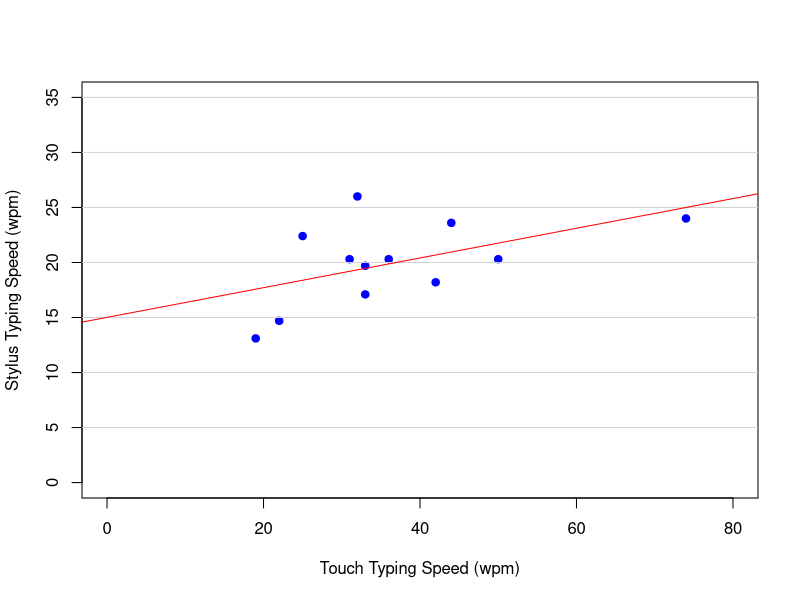
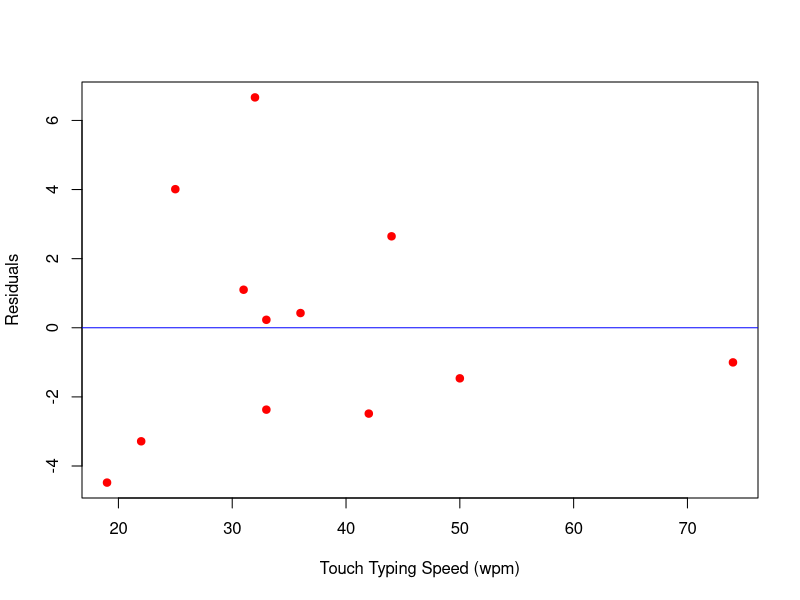
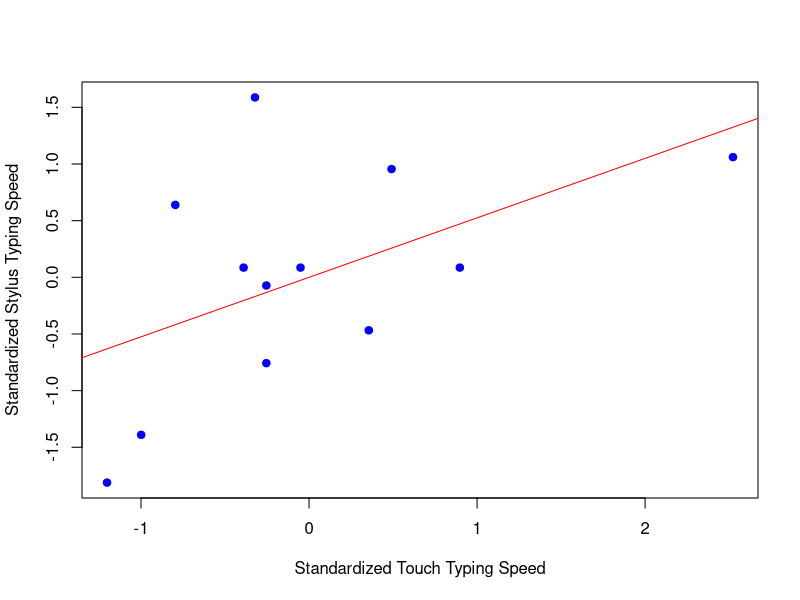

Here is the R script that generated these plots, in order:
stylus_typing_speed <- c(18.2, 23.6, 26, 20.3, 20.3, 17.1, 24, 14.7, 20.3, 19.7, 22.4, 13.1)
touch_typing_speed <- c(42, 44, 32, 50, 36, 33, 74, 22, 31, 33, 25, 19)

# Exercise 3.1 Construct a data frame called D containing the variables reported in the table showed in Figure 7.12 of the assignment pdf.

typing_speed_df <- data.frame(stylus_typing_speed, touch_typing_speed)


# Exercise 3.2 Reproduce the graphical representation shown in Figure 7.12 according to all its details (use all necessary arguments of the graphical function to obtain a copy of this graphical representation).

# Plot your data
plot(typing_speed_df$touch_typing_speed, typing_speed_df$stylus_typing_speed,
    xlab = "Touch Typing Speed (wpm)", ylab = "Stylus Typing Speed (wpm)",
    col = "blue", pch = 19, xlim = c(0, 80), ylim = c(0, 35)
)

# Get the y-axis tick locations
y_ticks <- c(5, 10, 15, 20, 25, 30, 35)

# Add a horizontal line at each y tick
for (y in y_ticks) {
    abline(h = y, col = "lightgray")
}

# Exercise 3.3 Run a regression model analysis by using TTS (Touch Typing Speed) as independent variable and STS (Stylus Tapping Speed) as dependent variable. Comment the result of the analysis and superimpose the estimated regression line on the previous graphical representation (Ex. 3.2).

reg_model <- lm(stylus_typing_speed ~ touch_typing_speed)
lm_summary <- summary(reg_model)

print(lm_summary)
abline(reg_model, col = "red")

# ! Description of the output of the regression model

# A slope of 0.13 shows a positive relationship, however the p-value of 0.07 is not significant at the 0.05 level. This means that we cannot reject the null hypothesis that the slope is equal to 0.
# With a R-squared of 0.27 we can say that 27% of the variance in the stylus typing speed can be explained by the touch typing speed.
# In practice the role of our independent variable is not clear at all.
# If we wanted to calculate a pearson correlation using the R-squared index, we would get a value of 0.52 by taking the square root, which is a moderate correlation.

# Exercise 3.4 Extract the residuals of the regression model and plot them as a function of the independent variable. Moreover use the abline() function to represent the theoretical line corresponding to the abscissa (x-axis of the Cartesian plane). Note that if the residuals are correctly represented in the linear regression model, then the pair (xi,ei) should be randomly located around this line.

residuals <- lm_summary$residuals
plot(typing_speed_df$touch_typing_speed, residuals, xlab = "Touch Typing Speed (wpm)", ylab = "Residuals", col = "red", pch = 19)
abline(h = 0, col = "blue")

# Exercise 3.5 The function pt(tx,df) in the R environment can be used to integrate the t-distribution with df degrees of freedom from -∞ to the numerical value tx, that is to say, it computes the area under the curve (represented by a t-distribution with df degrees of freedom) from -∞ to the numerical value tx. Use this function to compute the p-values for the beta0 parameter and beta parameter under the assumption that the null hypotheses are: H01 (beta0 = 0), H02 (beta = 1). Use the output of the linear regression analysis (see Ex. 3.4) to set the arguments of the pt()function. Comment the results and provide an interpretation for the null regression model defined by the two hypotheses H01 and H02.

lm_coefficients <- lm_summary$coefficients
t_beta0 <- lm_coefficients[1, 3]
df <- lm_summary$df[2] # Taken by accessing the output of the summary function
p_value_beta0 <- 2 * (1 - pt(t_beta0, df = df))
print(p_value_beta0)

t_beta <- lm_coefficients[2, 1]
standard_error_beta <- lm_coefficients[2, 2]
h0_beta <- 1
new_t <- (t_beta - h0_beta) / standard_error_beta
p_value_beta <- 2 * (pt(new_t, df = df)) # Two-tailed test
print(p_value_beta)


# Exercise 3.6 Run a new regression analysis this time on the standardized values of the two variables TTS and STS. Comment the results (including the inferential decisions) of the new analysis and provide a new graphical representation showing the relation between the two variables and the corresponding linear regression model. Verify that the sample correlation between TTS and STS corresponds to the new estimated slope in the linear regression. Finally, re-compute the p-values under the null hypotheses defined in Ex. 3.5. Comments the new inferential results.

std_tts <- scale(typing_speed_df$touch_typing_speed)
std_sts <- scale(typing_speed_df$stylus_typing_speed)

std_reg_model <- lm(std_sts ~ std_tts)
std_lm_summary <- summary(std_reg_model)

print(std_lm_summary)

plot(std_tts, std_sts, xlab = "Standardized Touch Typing Speed", ylab = "Standardized Stylus Typing Speed", col = "blue", pch = 19)
abline(std_reg_model, col = "red")
